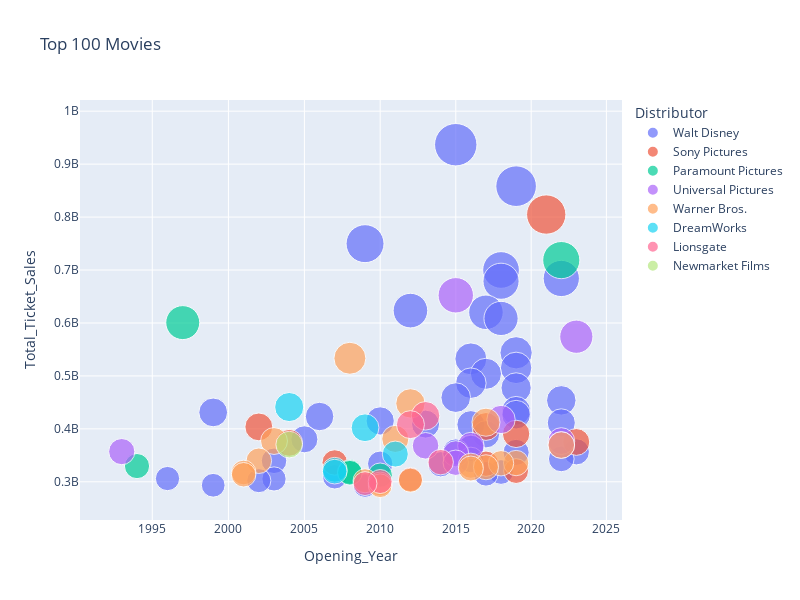

Write notebook code for a chart like this one.
### Code cell
#visual display of movie details using a bubble chart.
fig = px.scatter(top_100, x="Opening_Year", y="Total_Ticket_Sales",size="Total_Ticket_Sales", color="Distributor",
                 hover_name="Movie_Title", title = 'Top 100 Movies',log_x=True, size_max=30, width=800, height=600)

fig.show()

### Figure 1 — Plotly figure (JSON) as saved in the notebook; plotly's stock layout.template omitted (floating-point values rounded to 4 significant figures)
{"data": [{"hovertemplate": "<b>%{hovertext}</b><br><br>Distributor=Walt Disney<br>Opening_Year=%{x}<br>Total_Ticket_Sales=%{marker.size}<extra></extra>", "hovertext": ["Star Wars: Episode VII - The Force Awakens", "Avengers: Endgame", "Avatar", "Black Panther", "Avatar: The Way of Water", "Avengers: Infinity War", "The Avengers", "Star Wars: Episode VIII - The Last Jedi", "Incredibles 2", "The Lion King", "Rogue One: A Star Wars Story", "Star Wars: Episode IX - The Rise of Skywalker", "Beauty and the Beast", "Finding Dory", "Frozen II", "Avengers: Age of Ultron", "Black Panther: Wakanda Forever", "Toy Story 4", "Star Wars: Episode I - The Phantom Menace", "Captain Marvel", "Pirates of the Caribbean: Dead Man's Chest", "Toy Story 3", "Doctor Strange in the Multiverse of Madness", "Iron Man 3", "Captain America: Civil War", "Guardians of the Galaxy Vol. 2", "Star Wars: Episode III - Revenge of the Sith", "The Jungle Book", "Deadpool", "Guardians of the Galaxy Vol. 3", "Inside Out", "Aladdin", "Thor: Love and Thunder", "Zootopia", "Finding Nemo", "Alice in Wonderland", "Guardians of the Galaxy", "Deadpool 2", "Thor: Ragnarok", "Pirates of the Caribbean: At World's End", "Independence Day", "Pirates of the Caribbean: The Curse of the Black Pearl", "Star Wars: Episode II - Attack of the Clones", "The Sixth Sense", "Up"], "legendgroup": "Walt Disney", "marker": {"color": "#636efa", "size": [936662225, 858373000, 749766139, 700059566, 684075767, 678815482, 623357910, 620181382, 608581744, 543638043, 532177324, 515202542, 504014165, 486295561, 477373578, 459005868, 453829060, 434038008, 431088295, 426829839, 423315812, 415004880, 411331607, 409013994, 408084349, 389813101, 380270577, 364001123, 363070709, 356577614, 356461711, 355559216, 343256830, 341268248, 339714978, 334191110, 333176600, 318491426, 315058289, 309420425, 306169268, 305413918, 302191252, 293506292, 293004164], "sizemode": "area", "sizeref": 1041000.0, "symbol": "circle"}, "mode": "markers", "name": "Walt Disney", "orientation": "v", "showlegend": true, "type": "scatter", "x": [2015, 2019, 2009, 2018, 2022, 2018, 2012, 2017, 2018, 2019, 2016, 2019, 2017, 2016, 2019, 2015, 2022, 2019, 1999, 2019, 2006, 2010, 2022, 2013, 2016, 2017, 2005, 2016, 2016, 2023, 2015, 2019, 2022, 2016, 2003, 2010, 2014, 2018, 2017, 2007, 1996, 2003, 2002, 1999, 2009], "xaxis": "x", "y": [936662225, 858373000, 749766139, 700059566, 684075767, 678815482, 623357910, 620181382, 608581744, 543638043, 532177324, 515202542, 504014165, 486295561, 477373578, 459005868, 453829060, 434038008, 431088295, 426829839, 423315812, 415004880, 411331607, 409013994, 408084349, 389813101, 380270577, 364001123, 363070709, 356577614, 356461711, 355559216, 343256830, 341268248, 339714978, 334191110, 333176600, 318491426, 315058289, 309420425, 306169268, 305413918, 302191252, 293506292, 293004164], "yaxis": "y"}, {"hovertemplate": "<b>%{hovertext}</b><br><br>Distributor=Sony Pictures<br>Opening_Year=%{x}<br>Total_Ticket_Sales=%{marker.size}<extra></extra>", "hovertext": ["Spider-Man: No Way Home", "Jumanji: Welcome to the Jungle", "Spider-Man", "Spider-Man: Far from Home", "Spider-Man: Across the Spider-Verse", "Spider-Man 2", "Spider-Man 3", "Spider-Man: Homecoming", "Jumanji: The Next Level", "Skyfall"], "legendgroup": "Sony Pictures", "marker": {"color": "#EF553B", "size": [804793477, 404515480, 403706375, 390532085, 375209269, 373585825, 336530303, 334201140, 320314960, 304360277], "sizemode": "area", "sizeref": 1041000.0, "symbol": "circle"}, "mode": "markers", "name": "Sony Pictures", "orientation": "v", "showlegend": true, "type": "scatter", "x": [2021, 2017, 2002, 2019, 2023, 2004, 2007, 2017, 2019, 2012], "xaxis": "x", "y": [804793477, 404515480, 403706375, 390532085, 375209269, 373585825, 336530303, 334201140, 320314960, 304360277], "yaxis": "y"}, {"hovertemplate": "<b>%{hovertext}</b><br><br>Distributor=Paramount Pictures<br>Opening_Year=%{x}<br>Total_Ticket_Sales=%{marker.size}<extra></extra>", "hovertext": ["Top Gun: Maverick", "Titanic", "Forrest Gump", "Iron Man", "Indiana Jones and the Kingdom of the Crystal Skull", "Iron Man 2"], "legendgroup": "Paramount Pictures", "marker": {"color": "#00cc96", "size": [718732821, 600683057, 329694499, 318604126, 317101119, 312433331], "sizemode": "area", "sizeref": 1041000.0, "symbol": "circle"}, "mode": "markers", "name": "Paramount Pictures", "orientation": "v", "showlegend": true, "type": "scatter", "x": [2022, 1997, 1994, 2008, 2008, 2010], "xaxis": "x", "y": [718732821, 600683057, 329694499, 318604126, 317101119, 312433331], "yaxis": "y"}, {"hovertemplate": "<b>%{hovertext}</b><br><br>Distributor=Universal Pictures<br>Opening_Year=%{x}<br>Total_Ticket_Sales=%{marker.size}<extra></extra>", "hovertext": ["Jurassic World", "The Super Mario Bros. Movie", "Jurassic World: Fallen Kingdom", "Jurassic World Dominion", "Minions: The Rise of Gru", "The Secret Life of Pets", "Despicable Me 2", "Jurassic Park", "Furious 7", "Minions"], "legendgroup": "Universal Pictures", "marker": {"color": "#ab63fa", "size": [652270625, 574044955, 417719760, 376851080, 369695210, 368384330, 368065385, 357067947, 353007020, 336045770], "sizemode": "area", "sizeref": 1041000.0, "symbol": "circle"}, "mode": "markers", "name": "Universal Pictures", "orientation": "v", "showlegend": true, "type": "scatter", "x": [2015, 2023, 2018, 2022, 2022, 2016, 2013, 1993, 2015, 2015], "xaxis": "x", "y": [652270625, 574044955, 417719760, 376851080, 369695210, 368384330, 368065385, 357067947, 353007020, 336045770], "yaxis": "y"}, {"hovertemplate": "<b>%{hovertext}</b><br><br>Distributor=Warner Bros.<br>Opening_Year=%{x}<br>Total_Ticket_Sales=%{marker.size}<extra></extra>", "hovertext": ["The Dark Knight", "The Dark Knight Rises", "Wonder Woman", "Harry Potter and the Deathly Hallows: Part 2", "The Lord of the Rings: The Return of the King", "The Batman", "The Lord of the Rings: The Two Towers", "Joker", "Aquaman", "Batman v Superman: Dawn of Justice", "It", "Suicide Squad", "Harry Potter and the Sorcerer's Stone", "The Lord of the Rings: The Fellowship of the Ring", "The Hobbit: An Unexpected Journey", "Harry Potter and the Half-Blood Prince", "Harry Potter and the Deathly Hallows: Part 1", "Inception"], "legendgroup": "Warner Bros.", "marker": {"color": "#FFA15A", "size": [533345358, 448139099, 412563408, 381011219, 377027325, 369345583, 339789881, 335451311, 335061807, 330360194, 327481748, 325100054, 317575550, 313364114, 303003568, 301959197, 295983305, 292576195], "sizemode": "area", "sizeref": 1041000.0, "symbol": "circle"}, "mode": "markers", "name": "Warner Bros.", "orientation": "v", "showlegend": true, "type": "scatter", "x": [2008, 2012, 2017, 2011, 2003, 2022, 2002, 2019, 2018, 2016, 2017, 2016, 2001, 2001, 2012, 2009, 2010, 2010], "xaxis": "x", "y": [533345358, 448139099, 412563408, 381011219, 377027325, 369345583, 339789881, 335451311, 335061807, 330360194, 327481748, 325100054, 317575550, 313364114, 303003568, 301959197, 295983305, 292576195], "yaxis": "y"}, {"hovertemplate": "<b>%{hovertext}</b><br><br>Distributor=DreamWorks<br>Opening_Year=%{x}<br>Total_Ticket_Sales=%{marker.size}<extra></extra>", "hovertext": ["Shrek 2", "Transformers: Revenge of the Fallen", "Transformers: Dark of the Moon", "Shrek the Third", "Transformers"], "legendgroup": "DreamWorks", "marker": {"color": "#19d3f3", "size": [441226247, 402111870, 352390543, 322719944, 319246193], "sizemode": "area", "sizeref": 1041000.0, "symbol": "circle"}, "mode": "markers", "name": "DreamWorks", "orientation": "v", "showlegend": true, "type": "scatter", "x": [2004, 2009, 2011, 2007, 2007], "xaxis": "x", "y": [441226247, 402111870, 352390543, 322719944, 319246193], "yaxis": "y"}, {"hovertemplate": "<b>%{hovertext}</b><br><br>Distributor=Lionsgate<br>Opening_Year=%{x}<br>Total_Ticket_Sales=%{marker.size}<extra></extra>", "hovertext": ["The Hunger Games: Catching Fire", "The Hunger Games", "The Hunger Games: Mockingjay - Part 1", "The Twilight Saga: Eclipse", "The Twilight Saga: New Moon"], "legendgroup": "Lionsgate", "marker": {"color": "#FF6692", "size": [424668047, 408010692, 337135885, 300531751, 296623634], "sizemode": "area", "sizeref": 1041000.0, "symbol": "circle"}, "mode": "markers", "name": "Lionsgate", "orientation": "v", "showlegend": true, "type": "scatter", "x": [2013, 2012, 2014, 2010, 2009], "xaxis": "x", "y": [424668047, 408010692, 337135885, 300531751, 296623634], "yaxis": "y"}, {"hovertemplate": "<b>%{hovertext}</b><br><br>Distributor=Newmarket Films<br>Opening_Year=%{x}<br>Total_Ticket_Sales=%{marker.size}<extra></extra>", "hovertext": ["The Passion of the Christ"], "legendgroup": "Newmarket Films", "marker": {"color": "#B6E880", "size": [370274604], "sizemode": "area", "sizeref": 1041000.0, "symbol": "circle"}, "mode": "markers", "name": "Newmarket Films", "orientation": "v", "showlegend": true, "type": "scatter", "x": [2004], "xaxis": "x", "y": [370274604], "yaxis": "y"}], "layout": {"height": 600, "legend": {"itemsizing": "constant", "title": {"text": "Distributor"}, "tracegroupgap": 0}, "title": {"text": "Top 100 Movies"}, "width": 800, "xaxis": {"anchor": "y", "autorange": true, "domain": [0, 1], "range": [3.299, 3.307], "title": {"text": "Opening_Year"}, "type": "log"}, "yaxis": {"anchor": "x", "autorange": true, "domain": [0, 1], "range": [227900000.0, 1021000000.0], "title": {"text": "Total_Ticket_Sales"}, "type": "linear"}}}
